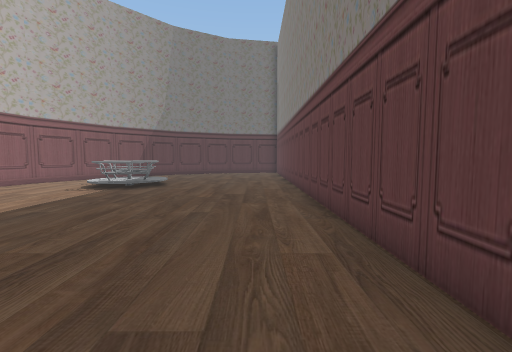
view 1 (above)

12 first-person views from a walk through a scene from a Unity 3-D project. The camera is 1.2 m above the floor, tilts 4° down and sees 90° across. The floor is counted in squares, 1 m on a side. Each view is taken from the middle of a square. On the plan, view 1 faces up. The plan holds only what a view shows up to about 12 squares ahead; the rest is blank. The player is left out.

view 2
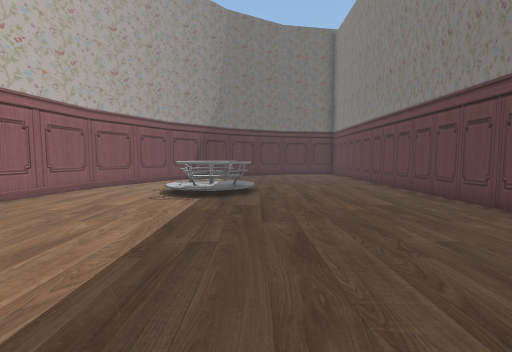

view 3
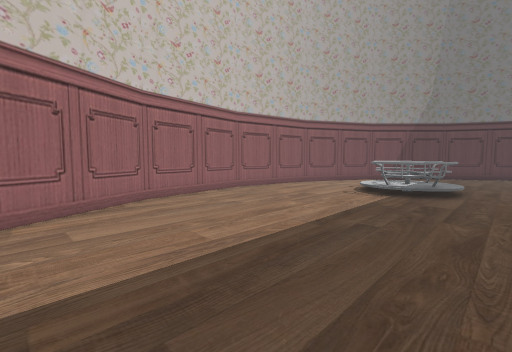

view 4
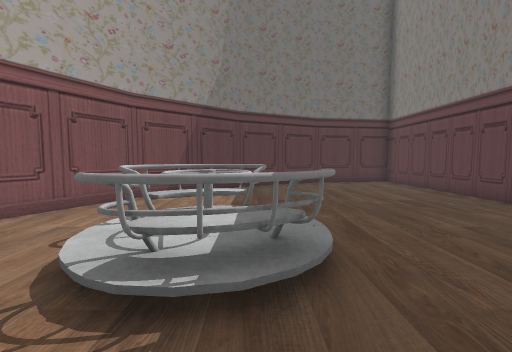

view 5
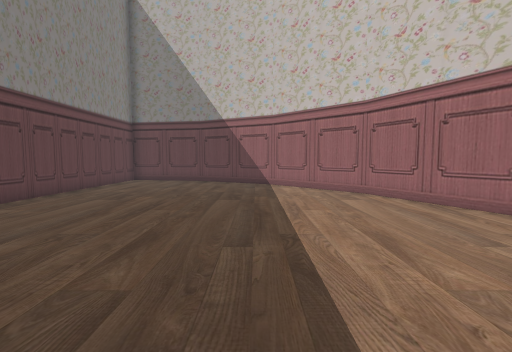

view 6
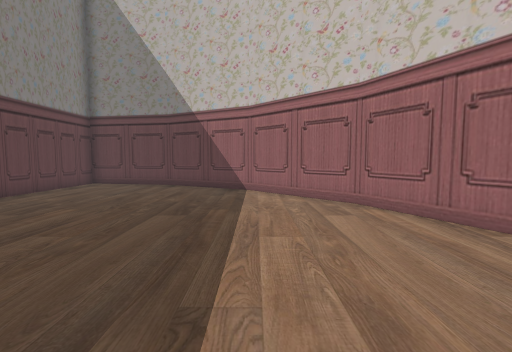

view 7
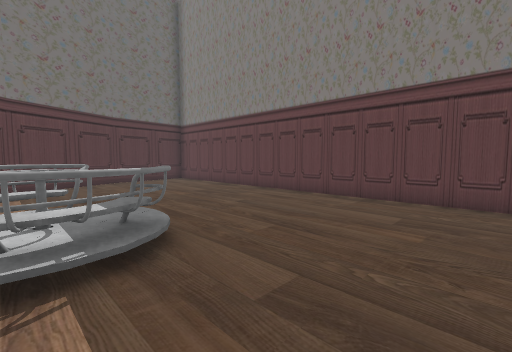

view 8
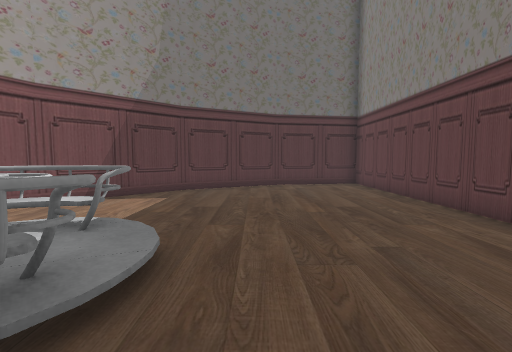

view 9
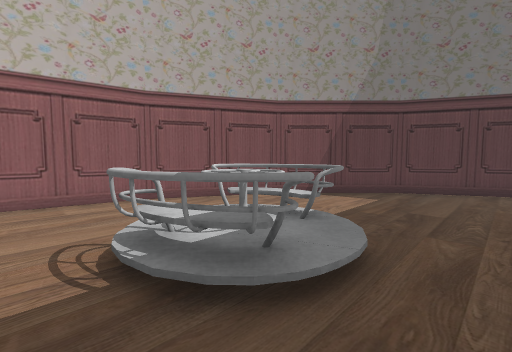

view 10
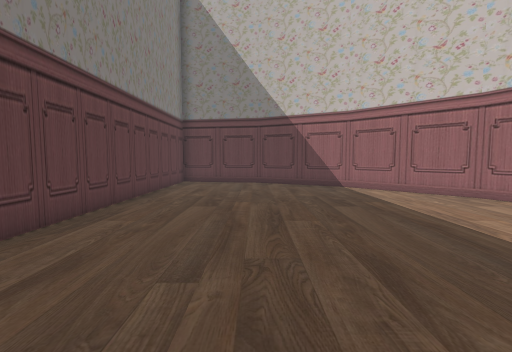

view 11
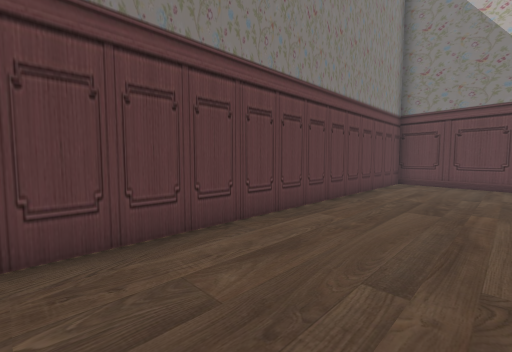

view 12
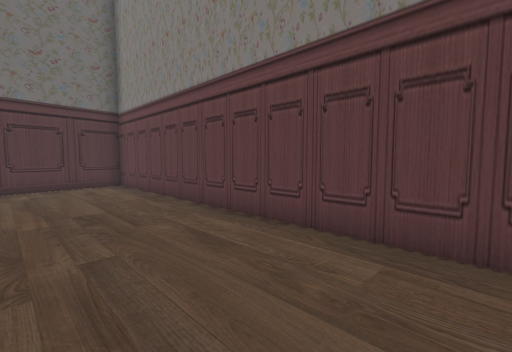

### Floor plan
Points are (right, up) in squares from view 1. A wall is a line through its corners. A room is listed if a view was taken in it or the views show most of it. See-through windows are left out.
Room 1 (views 1, 2, 3, 4, 5, 6, 7, 8, 9, 10, 11, 12)
walls: (-11.1, 8) (-10.5, 3.9) (-8.6, 0.3) (-5.8, -2.6) (-2.1, -4.4) (1.7, -5) (1.7, 21) (-2.1, 20.4) (-5.7, 18.6) (-8.6, 15.7) (-10.5, 12) (-11.1, 8)
objects: other object (-7, 10) to (-4, 13)

Positions as (right, up) in squares from view 1, and headings:
1: (0, 0), facing up
2: (-4, 2), facing up
3: (-3, 1), facing up-left
4: (-5, 8), facing up
5: (-5, 9), facing down
6: (-6, 7), facing down
7: (-6, 7), facing up-right
8: (-3, 9), facing up
9: (-3, 9), facing up-left
10: (-2, 8), facing down
11: (-2, 8), facing down-right
12: (-2, 9), facing up-right
